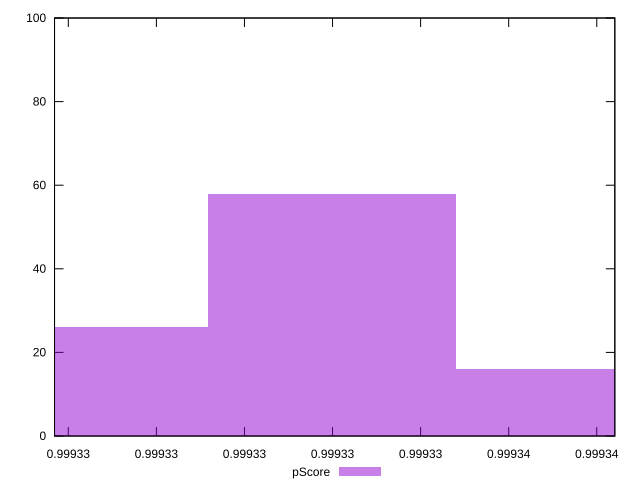

The gnuplot source for this figure:
reset

$pScore <<EOF
0.9993263410100717 26
0.9993376253102672 16
0.9993319831601695 58
EOF

set key outside below
set boxwidth 0.000005642150097731861
set xrange [0.999325687322488:0.9993384100389685]
set yrange [0:100]
set trange [0:100]
set style fill transparent solid 0.5 noborder
set terminal svg size 640, 490 enhanced background rgb 'white'
set output "report_00008_2021-01-22T20:58:29.167/speed-index/samples/pages+cached+noexternal+nofonts+nosvg+noimg+nocss+nojs/pScore/histogram.svg"

plot $pScore title "pScore" with boxes

reset
